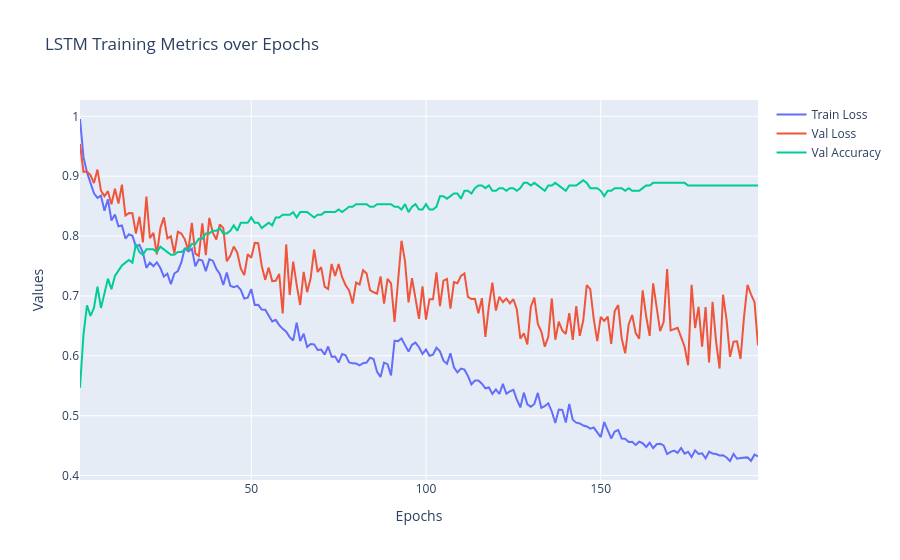

Notebook code for this chart:
### Code cell
epochs = logs["epochs"]
train_loss = logs["train_loss"]
val_loss = logs["val_loss"]
val_acc = logs["val_acc"]

fig = go.Figure()
fig.add_trace(go.Scatter(x=epochs, y=train_loss, mode="lines", name="Train Loss"))
fig.add_trace(go.Scatter(x=epochs, y=val_loss, mode="lines", name="Val Loss"))
fig.add_trace(go.Scatter(x=epochs, y=val_acc, mode="lines", name="Val Accuracy"))

fig.update_layout(
    title="LSTM Training Metrics over Epochs",
    xaxis_title="Epochs",
    yaxis_title="Values",
    hovermode="x unified"
)

fig.show()

### Figure 1 — Plotly figure (JSON) as saved in the notebook; plotly's stock layout.template omitted (floating-point values rounded to 4 significant figures; data arrays with more than 128 entries replaced by an {"elided": "..."} marker saying what was removed)
{"data": [{"mode": "lines", "name": "Train Loss", "type": "scatter", "x": {"elided": "195 int values"}, "y": {"elided": "195 float values"}}, {"mode": "lines", "name": "Val Loss", "type": "scatter", "x": {"elided": "195 int values"}, "y": {"elided": "195 float values"}}, {"mode": "lines", "name": "Val Accuracy", "type": "scatter", "x": {"elided": "195 int values"}, "y": {"elided": "195 float values"}}], "layout": {"hovermode": "x unified", "title": {"text": "LSTM Training Metrics over Epochs"}, "xaxis": {"title": {"text": "Epochs"}}, "yaxis": {"title": {"text": "Values"}}}}
